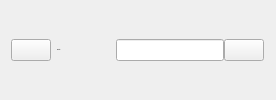
        <widget class="QWidget" name="topHeader" native="true">
         <property name="minimumSize">
          <size>
           <width>0</width>
           <height>0</height>
          </size>
         </property>
         <property name="styleSheet">
          <string notr="true"/>
         </property>
         <layout class="QHBoxLayout" name="horizontalLayout_6">
          <property name="rightMargin">
           <number>0</number>
          </property>
          <item>
           <widget class="QPushButton" name="toggleMenu">
            <property name="text">
             <string/>
            </property>
            <property name="icon">
             <iconset resource="assets/resourse.qrc">
              <normaloff>:/icons/icons/menu-burger.png</normaloff>:/icons/icons/menu-burger.png</iconset>
            </property>
            <property name="iconSize">
             <size>
              <width>20</width>
              <height>20</height>
             </size>
            </property>
            <property name="checkable">
             <bool>true</bool>
            </property>
           </widget>
          </item>
          <item>
           <widget class="QLabel" name="label_28">
            <property name="font">
             <font>
              <pointsize>-1</pointsize>
              <weight>50</weight>
              <italic>false</italic>
              <bold>false</bold>
             </font>
            </property>
            <property name="text">
             <string>Reports</string>
            </property>
           </widget>
          </item>
          <item>
           <spacer name="horizontalSpacer">
            <property name="orientation">
             <enum>Qt::Horizontal</enum>
            </property>
            <property name="sizeHint" stdset="0">
             <size>
              <width>40</width>
              <height>20</height>
             </size>
            </property>
           </spacer>
          </item>
          <item>
           <widget class="QWidget" name="searchBar" native="true">
            <property name="minimumSize">
             <size>
              <width>0</width>
              <height>0</height>
             </size>
            </property>
            <property name="styleSheet">
             <string notr="true"/>
            </property>
            <layout class="QHBoxLayout" name="horizontalLayout_22">
             <property name="spacing">
              <number>0</number>
             </property>
             <property name="topMargin">
              <number>1</number>
             </property>
             <property name="rightMargin">
              <number>12</number>
             </property>
             <property name="bottomMargin">
              <number>1</number>
             </property>
             <item>
              <widget class="QLineEdit" name="searchLine">
               <property name="text">
                <string/>
               </property>
               <property name="maxLength">
                <number>20</number>
               </property>
               <property name="dragEnabled">
                <bool>true</bool>
               </property>
               <property name="cursorMoveStyle">
                <enum>Qt::LogicalMoveStyle</enum>
               </property>
               <property name="clearButtonEnabled">
                <bool>false</bool>
               </property>
              </widget>
             </item>
             <item>
              <widget class="QPushButton" name="searchbtn">
               <property name="text">
                <string/>
               </property>
               <property name="icon">
                <iconset resource="assets/resourse.qrc">
                 <normaloff>:/icons/icons/search.png</normaloff>:/icons/icons/search.png</iconset>
               </property>
               <property name="iconSize">
                <size>
                 <width>20</width>
                 <height>20</height>
                </size>
               </property>
               <property name="checkable">
                <bool>true</bool>
               </property>
              </widget>
             </item>
            </layout>
           </widget>
          </item>
         </layout>
        </widget>
